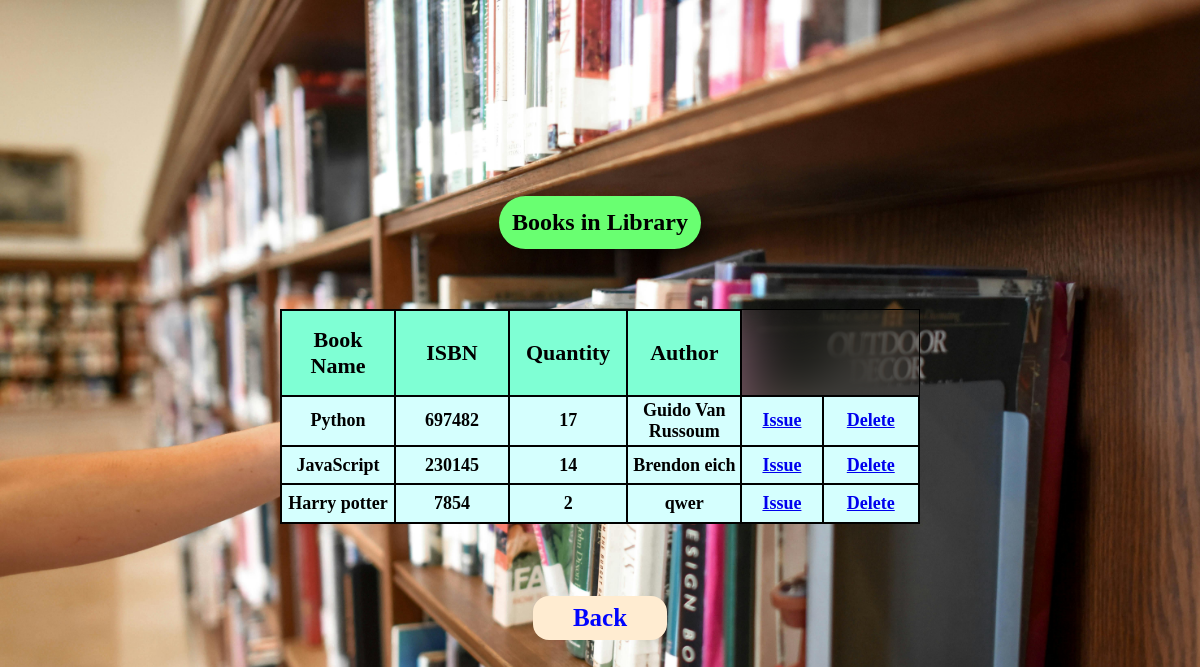
/readbook/, run on the app's committed database.
### App1/models.py (models this page shows)
class AddBooks(models.Model):
    book_name=models.CharField(max_length=100)
    ISBN=models.IntegerField()
    Quantity=models.IntegerField()
    Author=models.CharField(max_length=70)

### App1/views.py (the view)
# urls.py: path("readbook/",views.readbook,name='readbook'),
def readbook(request):
    a=AddBooks.objects.all()
    b={'a':a}
    return render(request,'readbook.html',b)

### App1/templates/readbook.html (shortened to what this page needs)
{% load static %}
<!DOCTYPE html>
<html lang="en">
<head>
    <link rel="stylesheet" href="{% static 'App1.css' %}">
</head>
<body>
    <h2 id="readh2">Books in Library</h2>
    {% block content %}
    <div class="table-container">
    <table>
        <tr>
            <th>Book Name</th>
            <th>ISBN</th>
            <th>Quantity</th>
            <th>Author</th>
        </tr>
        {% for item in a %}
        <tr>
            <td>{{item.book_name}}</td>
            <td>{{item.ISBN}}</td>
            <td>{{item.Quantity}}</td>
            <td>{{item.Author}}</td>
            <td><a href="{% url 'issuebook' item.id %}">Issue</a></td>
            <td><a href="{% url 'delete' item.id %}">Delete</a></td>
            <br>
        </tr>
        {% endfor %}
    </table>
    {% endblock content %}
    </div>
    <a href="{% url 'home' %}" class="back">Back</a>
</body>
</html>

### App1/static/App1.css (style rules this page uses)
body { display: flex; justify-content: space-evenly; align-items: center; flex-direction: column; background: url('images/library.jpg'); background-size: cover; height: 100vh; }
table { border: 1px solid black; border-collapse: collapse; width: 40rem; }
.table-container { margin-top: -8rem; display: flex; justify-content: center; align-items: center; backdrop-filter: blur(2rem); }
th { border: 2px solid black; width: 5rem; height: 1rem; background-color: aquamarine; padding: 1rem; font-size: 22px; }
td { border: 2px solid black; height: 30px; text-align: center; font-weight: bold; font-size: 18px; padding: .2rem; background-color: #d5fffe; }
.back { color: rgb(0, 4, 255); margin-top: -6rem; text-align: center; border-radius: 1rem; width: 10%; background-color: rgb(255, 236, 209); padding: .5rem; text-decoration: none; font-size: 25px; font-weight: bold; }
#readh2 { background-color: rgb(105, 255, 113); padding: .8rem; border-radius: 2rem; box-shadow: 10px 10px 20px rgba(0,0,0,0.4); }

### data on the page
AddBooks: book_name "Python", ISBN "697482", Quantity "17", Author "Guido Van Russoum"
AddBooks: book_name "JavaScript", ISBN "230145", Quantity "14", Author "Brendon eich"
AddBooks: book_name "Harry potter", ISBN "7854", Quantity "2", Author "qwer"
